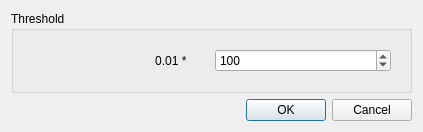
<?xml version="1.0" encoding="UTF-8"?>
<ui version="4.0">
 <class>POSCDialog</class>
 <widget class="QDialog" name="POSCDialog">
  <property name="geometry">
   <rect>
    <x>0</x>
    <y>0</y>
    <width>423</width>
    <height>132</height>
   </rect>
  </property>
  <property name="windowTitle">
   <string>ShadeVis</string>
  </property>
  <property name="windowIcon">
   <iconset>
    <normaloff>:/CC/Old/images/old_cc/cc_ShadeVisIcon.gif</normaloff>:/CC/Old/images/old_cc/cc_ShadeVisIcon.gif</iconset>
  </property>
  <layout class="QVBoxLayout" name="verticalLayout_3">
   <item>
    <widget class="QGroupBox" name="groupBox">
     <property name="sizePolicy">
      <sizepolicy hsizetype="Preferred" vsizetype="Maximum">
       <horstretch>0</horstretch>
       <verstretch>0</verstretch>
      </sizepolicy>
     </property>
     <property name="title">
      <string>Threshold</string>
     </property>
     <layout class="QVBoxLayout" name="verticalLayout_2">
      <item>
       <widget class="QFrame" name="Threshold">
        <layout class="QHBoxLayout" name="horizontalLayout_3">
         <item>
          <widget class="QLabel" name="label">
           <property name="text">
            <string>                                     0.01 *</string>
           </property>
          </widget>
         </item>
         <item>
          <widget class="QSpinBox" name="thresholdBox">
           <property name="toolTip">
            <string>number of rays to cast</string>
           </property>
           <property name="minimum">
            <number>1</number>
           </property>
           <property name="maximum">
            <number>1000</number>
           </property>
           <property name="singleStep">
            <number>1</number>
           </property>
           <property name="value">
            <number>100</number>
           </property>
          </widget>
         </item>
        </layout>
       </widget>
      </item>
     </layout>
    </widget>
   </item>
   <item>
    <widget class="QDialogButtonBox" name="buttonBox">
     <property name="orientation">
      <enum>Qt::Horizontal</enum>
     </property>
     <property name="standardButtons">
      <set>QDialogButtonBox::Cancel|QDialogButtonBox::Ok</set>
     </property>
    </widget>
   </item>
  </layout>
 </widget>
 <resources>
  <include location="qPOSC.qrc"/>
 </resources>
 <connections>
  <connection>
   <sender>buttonBox</sender>
   <signal>accepted()</signal>
   <receiver>POSCDialog</receiver>
   <slot>accept()</slot>
   <hints>
    <hint type="sourcelabel">
     <x>248</x>
     <y>254</y>
    </hint>
    <hint type="destinationlabel">
     <x>157</x>
     <y>274</y>
    </hint>
   </hints>
  </connection>
  <connection>
   <sender>buttonBox</sender>
   <signal>rejected()</signal>
   <receiver>POSCDialog</receiver>
   <slot>reject()</slot>
   <hints>
    <hint type="sourcelabel">
     <x>316</x>
     <y>260</y>
    </hint>
    <hint type="destinationlabel">
     <x>286</x>
     <y>274</y>
    </hint>
   </hints>
  </connection>
 </connections>
</ui>
